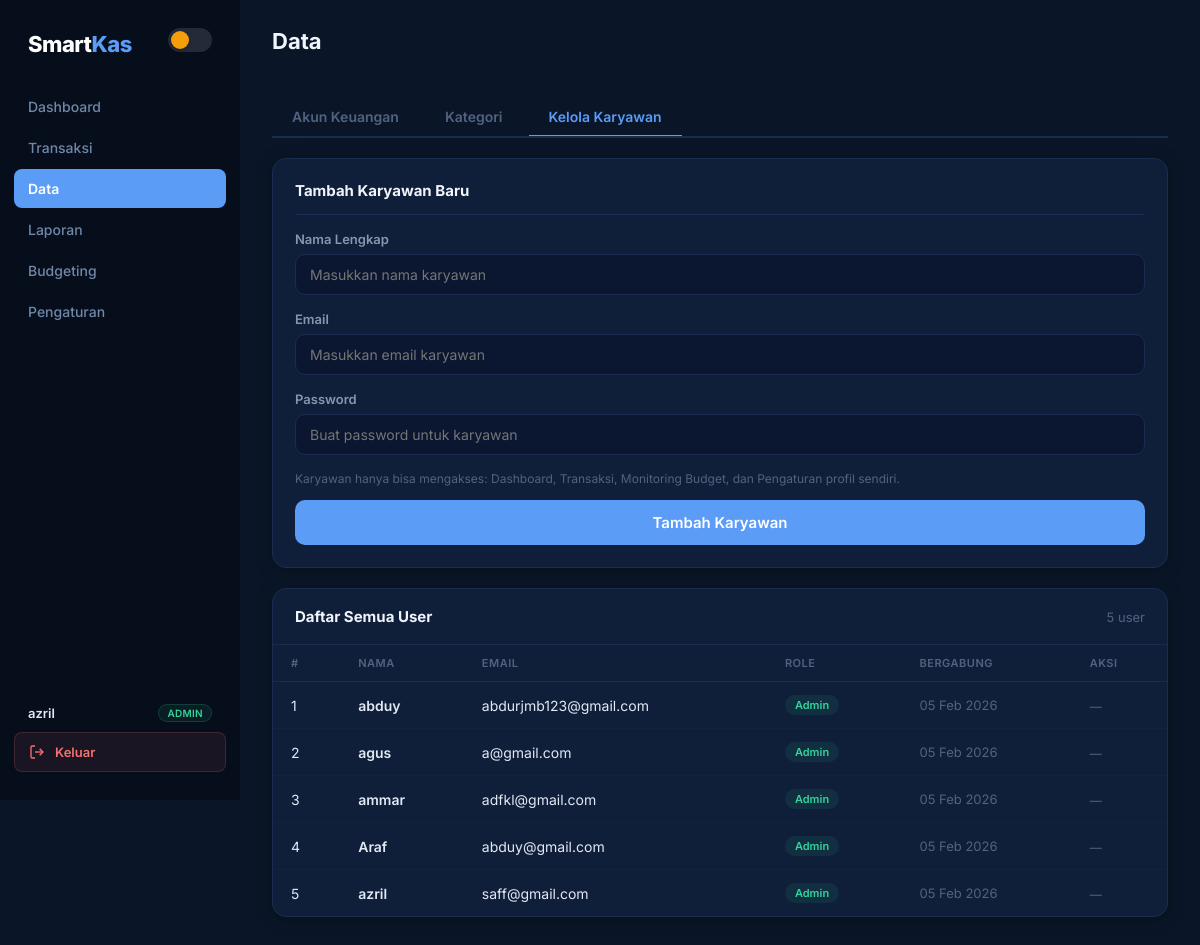
/data/index.php?tab=karyawan (signed in), run on the app's committed database.
### tables this page shows
CREATE TABLE `user` (
  `user_id` int(11) NOT NULL,
  `nama` varchar(100) DEFAULT NULL,
  `email` varchar(100) DEFAULT NULL,
  `password` varchar(25) DEFAULT NULL,
  `role` enum('admin','karyawan') NOT NULL DEFAULT 'admin',
  `created_at` timestamp NOT NULL DEFAULT current_timestamp()
);

### services/authservice.php (called while the page is built, shortened)
<?php
function getUserName() {
    return $_SESSION['user_name'] ?? 'User';
}
function getUserRole() {
    return $_SESSION['user_role'] ?? 'karyawan';
}
function isAdmin() {
    return getUserRole() === 'admin';
}

### data/karyawan.php (the view, shortened to what this page needs)
<?php
$stmtAll = $conn->prepare("SELECT user_id, nama, email, role, created_at FROM user ORDER BY role ASC, nama ASC");
$stmtAll->execute();
$userList = $stmtAll->fetchAll(PDO::FETCH_ASSOC);
?>
<div class="form-wrapper">
    <div class="card">
        <div class="card-title">Tambah Karyawan Baru</div>
        <form method="POST" action="?tab=karyawan">
            <div class="form-group">
                <label>Nama Lengkap</label>
                <input type="text" name="nama" placeholder="Masukkan nama karyawan" required>
            </div>
            <div class="form-group">
                <label>Email</label>
                <input type="email" name="email" placeholder="Masukkan email karyawan" required>
            </div>
            <div class="form-group">
                <label>Password</label>
                <input type="text" name="password" placeholder="Buat password untuk karyawan" required>
            </div>
            <p class="note" style="margin-bottom:10px;text-align:left;color:var(--text-muted);font-size:12px">
                Karyawan hanya bisa mengakses: Dashboard, Transaksi, Monitoring Budget, dan Pengaturan profil sendiri.
            </p>
            <button type="submit" class="btn-submit">Tambah Karyawan</button>
        </form>
    </div>
</div>
<div class="table-card">
    <div class="table-header"><h2>Daftar Semua User</h2><span class="result-count"><?= count($userList) ?> user</span></div>
    <table>
        <thead><tr><th>#</th><th>Nama</th><th>Email</th><th>Role</th><th>Bergabung</th><th>Aksi</th></tr></thead>
        <tbody>
            <?php if (count($userList) > 0): $no = 1; foreach ($userList as $u): ?>
            <tr>
                <td><?= $no++ ?></td>
                <td style="font-weight:600"><?= htmlspecialchars($u['nama']) ?></td>
                <td><?= htmlspecialchars($u['email']) ?></td>
                <td><span class="badge <?= $u['role'] === 'admin' ? 'pemasukan' : 'transfer' ?>"><?= ucfirst($u['role']) ?></span></td>
                <td style="color:var(--text-muted);font-size:13px"><?= date('d M Y', strtotime($u['created_at'])) ?></td>
                <td>
                    <?php if ($u['role'] === 'karyawan'): ?>
                    <a href="?tab=karyawan&delete=<?= $u['user_id'] ?>" onclick="return confirm('Yakin hapus karyawan <?= htmlspecialchars($u['nama']) ?>?')" class="action-btn btn-delete">Hapus</a>
                    <?php else: ?>
                    <span style="color:var(--text-muted);font-size:12px">—</span>
                    <?php endif; ?>
                </td>
            </tr>
            <?php endforeach; else: ?>
            <tr><td colspan="6" class="empty">Belum ada user</td></tr>
            <?php endif; ?>
        </tbody>
    </table>
</div>

### data/index.php (shortened to what this page needs)
<?php
include __DIR__ . '/../services/authservice.php';
$activeTab = $_GET['tab'] ?? 'akun';
$tabFile = ['akun'=>'akuntf.php','kategori'=>'kategoricf.php','karyawan'=>'karyawan.php'];
include __DIR__ . '/' . $tabFile[$activeTab];
$tabContent = ob_get_clean();
?>
<!DOCTYPE html>
<html lang="id">
<head>
</head>
<body>
    <?php include __DIR__ . '/../includes/sidebar.php'; ?>
    <div class="main">
        <div class="page-header">
            <h1>Data</h1>
        </div>
        <div class="tab-nav">
            <a href="?tab=akun" class="tab-btn <?= $activeTab === 'akun' ? 'active blue-tab' : '' ?>">Akun Keuangan</a>
            <a href="?tab=kategori" class="tab-btn <?= $activeTab === 'kategori' ? 'active blue-tab' : '' ?>">Kategori</a>
            <a href="?tab=karyawan" class="tab-btn <?= $activeTab === 'karyawan' ? 'active blue-tab' : '' ?>">Kelola Karyawan</a>
        </div>
        <div class="tab-content"><?= $tabContent ?></div>
    </div>
</body>
</html>

### includes/sidebar.php (shortened to what this page needs)
<?php
$currentFile = basename($_SERVER['PHP_SELF']);
$currentDir  = basename(dirname($_SERVER['PHP_SELF']));
$base = '../';
?>
<link rel="stylesheet" href="<?= $base ?>assets/css/global.css?v=<?= time() ?>">
<div class="sidebar" id="sidebar">
    <div class="sidebar-top">
        <div class="logo">Smart<span>Kas</span></div>
        <label class="theme-switch" id="themeToggle">
            <span class="slider"></span>
        </label>
    </div>
    <a href="<?= $base ?>dashboard/index.php" class="<?= $currentDir === 'dashboard' ? 'active' : '' ?>">
        Dashboard
    </a>
    <a href="<?= $base ?>transaksi/index.php" class="<?= $currentDir === 'transaksi' ? 'active' : '' ?>">
        Transaksi
    </a>
    <?php if (isAdmin()): ?>
    <a href="<?= $base ?>data/index.php" class="<?= $currentDir === 'data' && $currentFile === 'index.php' ? 'active' : '' ?>">
        Data
    </a>
    <a href="<?= $base ?>laporan/index.php" class="<?= $currentDir === 'laporan' ? 'active' : '' ?>">
        Laporan
    </a>
    <?php endif; ?>
    <a href="<?= $base ?>budgeting/index.php" class="<?= $currentDir === 'budgeting' ? 'active' : '' ?>">
        Budgeting
    </a>
    <a href="<?= $base ?>data/user.php" class="<?= $currentFile === 'user.php' ? 'active' : '' ?>">
        Pengaturan
    </a>
    <div class="sidebar-footer">
        <div class="sidebar-user-info">
            <span class="sidebar-user-name"><?= htmlspecialchars(getUserName()) ?></span>
            <span class="sidebar-role-badge <?= isAdmin() ? 'role-admin' : 'role-karyawan' ?>"><?= isAdmin() ? 'Admin' : 'Karyawan' ?></span>
        </div>
        <a href="<?= $base ?>auth/logout.php" class="logout-btn">
            <svg viewBox="0 0 24 24" fill="none" stroke="currentColor" stroke-width="2" width="16" height="16">
                <path d="M9 21H5a2 2 0 01-2-2V5a2 2 0 012-2h4"/><polyline points="16 17 21 12 16 7"/><line x1="21" y1="12" x2="9" y2="12"/>
            </svg>
            Keluar
        </a>
    </div>
</div>

### data on the page
user: nama "abduy", email "abdurjmb123@gmail.com", role "Admin", created_at "05 Feb 2026"
user: nama "agus", email "a@gmail.com", role "Admin", created_at "05 Feb 2026"
user: nama "ammar", email "adfkl@gmail.com", role "Admin", created_at "05 Feb 2026"
user: nama "Araf", email "abduy@gmail.com", role "Admin", created_at "05 Feb 2026"
user: nama "azril", email "saff@gmail.com", role "Admin", created_at "05 Feb 2026"

### other printed values
getUserName() "azril"
count($userList) "5"
